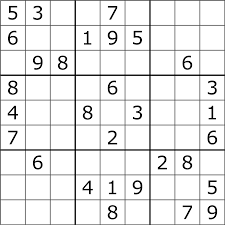
#> input picture images/sudoku.png, 225 x 225 px
$ python main.py images/sudoku.png
#> lines starting #> are read from the running program, lines starting #| are printed output that depends on the picture; after the words box and inside, x2 and y2 are one past the last pixel; in counts of white or black regions, pixels touching at a corner belong together
### edge_detector.py
import cv2
import sys
import os


def detect_edges(img):

    """
    Given an opencv matrix, detect the edge points
    """

    # convert to grayscale
    gray = cv2.cvtColor(img,cv2.COLOR_BGR2GRAY)

    # apply gaussian filter (to filter out 'high freq' noise)
    kernel_size = 5
    blur_gray = cv2.GaussianBlur(gray,(kernel_size, kernel_size),0)

    # apply the canny filter to find edges.
    low_threshold = 110
    high_threshold = 160
    edges = cv2.Canny(blur_gray, low_threshold, high_threshold)
    return edges


# [15 lines left out: function __main__, not called in this run]


# [2 lines that do not run on import are left out]

### line_detector.py
import cv2
import numpy as np
import math
from formulas import *
import os
import sys


class LineDetector:

    """
    Detects lines from a set of edges.
    Calculates the intersection-points between vertical and horizontal lines.
    """

    def __init__(self, edges):
        self.edges = edges
        rho = 1  # distance resolution in pixels of the Hough grid
        theta = np.pi / 180  # angular resolution in radians of the Hough grid
        threshold = 15  # minimum number of votes (intersections in Hough grid cell)
        min_line_length = 43  # minimum number of pixels making up a line
        max_line_gap = 10  # maximum gap in pixels between connectable line segments
        # Output "lines" is an array containing endpoints of detected line segments
        self.lines = cv2.HoughLinesP(edges, rho, theta, threshold, np.array([]), min_line_length, max_line_gap)
        # separate vertical lines from horizontal lines
        self.vertical = []
        self.horizontal = []
        for line in self.lines:
            for x1,y1,x2,y2 in line:
                # TODO: add a margin of error! Not exactly 0 or 'exacatly inf'.
                if math.isinf(slope(line)):
                    self.vertical.append(line)
                elif slope(line) == 0:
                    self.horizontal.append(line)


        # TODO: refactor it! It's crappy
        # consider parallel lines with similar distances to each other the same line


        # if distance between two parallel lines is greater than this, they're different lines
        MAGIC_NUMBER = 20

        # horizontal
        self.horizontal = sorted(self.horizontal, key=lambda e : e[0][1] )
        buffer = []
        for i in range(len(self.horizontal)-1):
            y_l1 = self.horizontal[i][0][1]
            y_l2 = self.horizontal[i+1][0][1]

            if(abs(y_l1-y_l2) > MAGIC_NUMBER):
                buffer.append(self.horizontal[i])

        # TODO: fix this!
        buffer.append(self.horizontal[-1])

        self.horizontal = buffer

        # vertical
        self.vertical = sorted(self.vertical, key=lambda e : e[0][0] )
        buffer = []
        for i in range(len(self.vertical)-1):
            x_l1 = self.vertical[i][0][0]
            x_l2 = self.vertical[i+1][0][0]

            if(abs(x_l1-x_l2) > MAGIC_NUMBER):
                buffer.append(self.vertical[i])

        # TODO: fix this!
        buffer.append(self.vertical[-1])
        self.vertical = buffer


    def intersections(self):
        intersection_pts = []

        for vert in self.vertical:
            for horz in self.horizontal:
                pt = (vert[0][0], horz[0][1])
                intersection_pts.append(pt)
        return intersection_pts


# [37 lines left out: function __main__, not called in this run]


# [2 lines that do not run on import are left out]

### square_detector.py
import itertools
import operator
from formulas import *


class SquareDetector:

    def __init__(self, intersection_pts):


        # sort the intersection points
        intersection_pts = sorted(intersection_pts)

        # group the points of intersection by the row they're on
        rows = []
        for key,group in itertools.groupby(intersection_pts,operator.itemgetter(0)):
            rows.append(list(group))


        # number of columns MUST be equal to number of rows!
        assert len(rows)==len(rows[0]), "number of columns MUST be equal to number of rows!"
        N = len(rows)


        #  Find the squares/bounding boxes identified by the points
        self.squares = []

        for r in range(len(rows)-1):
            row1 = rows[r]
            row2 = rows[r+1]

            # print(r, rows[r])
            # print(r+1, rows[r+1])
            # print("-"*100)

            for col in range( N-1 ):
                square = (row1[col] , row1[col+1], row2[col] , row2[col+1] )
                self.squares.append(square)


# [31 lines left out: function __main__, not called in this run]

    #print(f"Found {len(squares)} squares.")


# [2 lines that do not run on import are left out]

### main.py
import os
import sys
import math

from digit_detection import *
from edge_detector import detect_edges
from line_detector import LineDetector
from square_detector import SquareDetector
from image_cropper import ImageCropper
import numpy as np
from tabulate import tabulate
from tqdm import tqdm


def __main__():

    """
    Run the program.
    """

    try:
        path = sys.argv[1]
    except:
        path = os.path.join(".", "images", "sudoku3.png")

    # load the image
    img = cv2.imread(path)
#> img is the input picture: shape (225, 225, 3); min 0, max 255, mean 233.5

    #Find edge-points
    edges = detect_edges(img)
#> in detect_edges, `blur_gray = cv2.GaussianBlur(gray,(kernel_size, kernel_size),0)`:
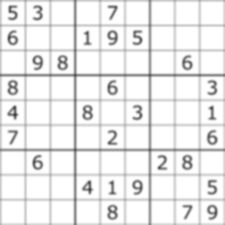
#> blur_gray: shape (225, 225); min 61, max 255, mean 234.2
#> in detect_edges, `edges = cv2.Canny(blur_gray, low_threshold, high_threshold)`:
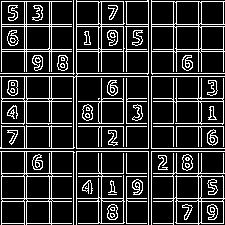
#> edges: shape (225, 225); 18.6% white in thin lines or dots

    #Find lines from points
    my_line_detector = LineDetector(edges)
#> in __init__, `self.lines = cv2.HoughLinesP(edges, rho, theta, threshold, np.array([]..`: self.lines = 41 rows, first 6: [0, 76, 224, 76], [173, 224, 173, 1], [1, 173, 224, 173], [1, 51, 224, 51], [1, 126, 223, 126], [0, 151, 224, 151]
#> the loop in __init__, `for line in self.lines:` made 41 passes
#> line on passes 1 to 12: [[0, 76, 224, 76]], [[173, 224, 173, 1]], [[1, 173, 224, 173]], [[1, 51, 224, 51]], [[1, 126, 223, 126]], [[0, 151, 224, 151]], [[0, 73, 224, 73]], [[1, 24, 224, 24]], [[1, 101, 223, 101]], [[0, 148, 224, 148]], [[1, 223, 223, 223]], [[1, 176, 223, 176]]
#> after the loop in __init__, `for line in self.lines:`: self.horizontal = 18 items, first 6: [[0, 76, 224, 76]], [[1, 173, 224, 173]], [[1, 51, 224, 51]], [[1, 126, 223, 126]], [[0, 151, 224, 151]], [[0, 73, 224, 73]]; self.vertical = 20 items, first 6: [[173, 224, 173, 1]], [[76, 224, 76, 0]], [[201, 222, 201, 2]], [[1, 224, 1, 2]], [[49, 222, 49, 2]], [[24, 224, 24, 2]]
#> in __init__, `self.horizontal = sorted(self.horizontal, key=lambda e : e[0][1] )`: self.horizontal = 18 items, first 6: [[1, 1, 224, 1]], [[1, 24, 224, 24]], [[1, 26, 224, 26]], [[1, 49, 223, 49]], [[1, 51, 224, 51]], [[0, 73, 224, 73]]
#> the loop in __init__, `for i in range(len(self.horizontal)-1):` made 17 passes
#> (y_l1, y_l2) on passes 1 to 12: (1, 24), (24, 26), (26, 49), (49, 51), (51, 73), (73, 76), (76, 98), (98, 101), (101, 123), (123, 126), (126, 148), (148, 151)
#> after the loop in __init__, `for i in range(len(self.horizontal)-1):`: buffer = [[[1, 1, 224, 1]], [[1, 26, 224, 26]], [[1, 51, 224, 51]], [[0, 76, 224, 76]], [[1, 101, 223, 101]], [[1, 126, 223, 126]], [[0, 151, 224, 151]], [[1, 176, 223, 176]], [[1, 201, 223, 201]]]
#> in __init__, `self.horizontal = buffer`: self.horizontal = [[[1, 1, 224, 1]], [[1, 26, 224, 26]], [[1, 51, 224, 51]], [[0, 76, 224, 76]], [[1, 101, 223, 101]], [[1, 126, 223, 126]], [[0, 151, 224, 151]], [[1, 176, 223, 176]], [[1, 201, 223, 201]], [[1, 223, 223, 223]]]
#> in __init__, `self.vertical = sorted(self.vertical, key=lambda e : e[0][0] )`: self.vertical = 20 items, first 6: [[1, 224, 1, 2]], [[24, 224, 24, 2]], [[26, 224, 26, 2]], [[49, 222, 49, 2]], [[51, 224, 51, 2]], [[73, 224, 73, 0]]
#> the loop in __init__, `for i in range(len(self.vertical)-1):` made 19 passes
#> after the loop in __init__, `for i in range(len(self.vertical)-1):`: buffer = [[[1, 224, 1, 2]], [[26, 224, 26, 2]], [[51, 224, 51, 2]], [[76, 224, 76, 0]], [[101, 222, 101, 2]], [[126, 222, 126, 2]], [[151, 224, 151, 0]], [[176, 222, 176, 2]]]
#> in __init__, `self.vertical = buffer`: self.vertical = [[[1, 224, 1, 2]], [[26, 224, 26, 2]], [[51, 224, 51, 2]], [[76, 224, 76, 0]], [[101, 222, 101, 2]], [[126, 222, 126, 2]], [[151, 224, 151, 0]], [[176, 222, 176, 2]], [[223, 222, 223, 2]]]

    #Find the points of intersection of the grid lines
    intersection_pts = my_line_detector.intersections()
#> the loop in intersections, `for vert in self.vertical:` made 9 passes
#> after the loop in intersections, `for vert in self.vertical:`: intersection_pts = 90 pairs, first value 1 to 223, second value 1 to 223

    # Find the squares/bounding-boxes
    squares = SquareDetector(intersection_pts).squares
#> the loop in __init__, `for key,group in itertools.groupby(intersection_pts,operator.itemgette..` made 9 passes
#> key on passes 1 to 9: 1, 26, 51, 76, 101, 126, 151, 176, 223
#> after the loop in __init__, `for key,group in itertools.groupby(intersection_pts,operator.itemgette..`: rows = 9 items

    # Crop the original image by each square/bounding box
    cropped = ImageCropper(img, squares).cropped


   # Detect the digits
    digits = []
    for im in tqdm(cropped):
        d = image_to_digit(im)
        digits.append(d)

    # convert to an np array, reshape, transpose, convert to table and pretty-print
    digits = np.reshape(np.asanyarray(digits), (9, 9)).transpose()
    table = tabulate(digits, [], tablefmt="fancy_grid")
    print(table)


if __name__ == "__main__":
#> (the run stopped early here; a loop or call above may not have finished)

$ run again, on images/sudoku2.png
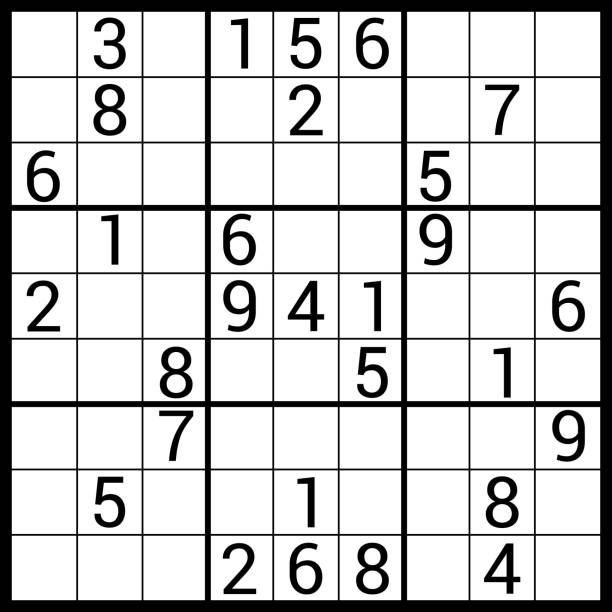
#> input picture images/sudoku2.png, 612 x 612 px
#> in __main__, img is the input picture: shape (612, 612, 3); min 0, max 255, mean 205.1
#> in detect_edges, `blur_gray = cv2.GaussianBlur(gray,(kernel_size, kernel_size),0)`:
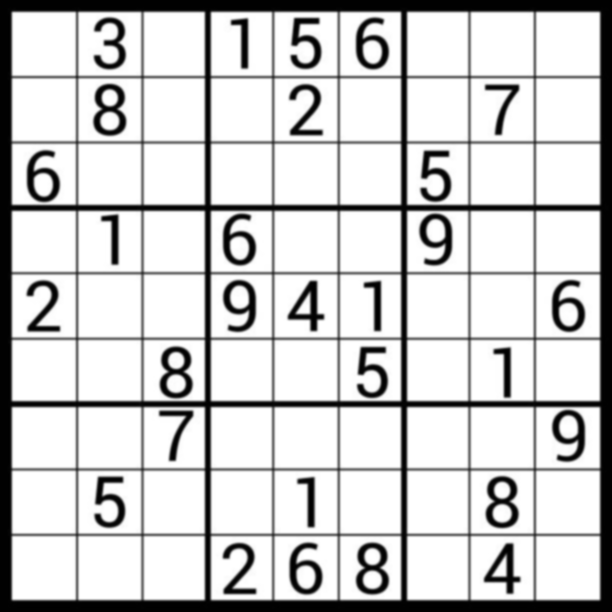
#> blur_gray: shape (612, 612); min 0, max 255, mean 205.1
#> in detect_edges, `edges = cv2.Canny(blur_gray, low_threshold, high_threshold)`:
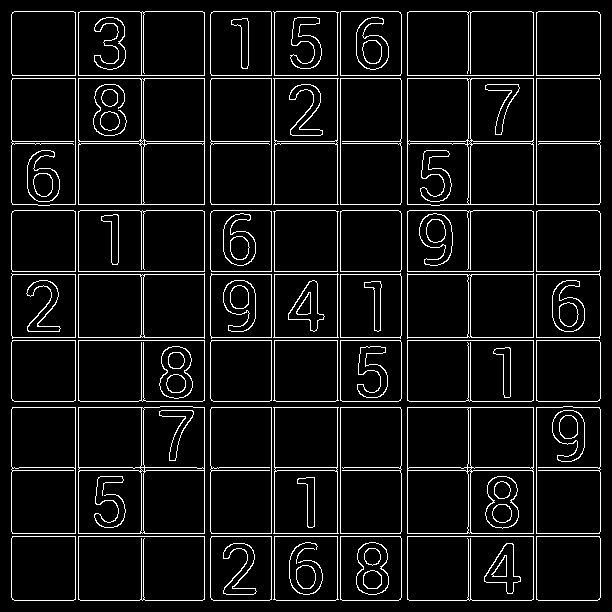
#> edges: shape (612, 612); 7.2% white in thin lines or dots
#> self.lines = 61 rows, first 6: [12, 337, 599, 337], [337, 599, 337, 12], [14, 11, 597, 11], [75, 599, 75, 12], [12, 467, 599, 467], [50, 204, 599, 204]
#> the loop in __init__, `for line in self.lines:` made 61 passes
#> after the loop in __init__, `for line in self.lines:`: self.horizontal = 21 items, first 6: [[12, 337, 599, 337]], [[14, 11, 597, 11]], [[12, 467, 599, 467]], [[50, 204, 599, 204]], [[12, 75, 599, 75]], [[12, 533, 599, 533]]; self.vertical = 28 items, first 6: [[337, 599, 337, 12]], [[75, 599, 75, 12]], [[600, 597, 600, 14]], [[210, 597, 210, 14]], [[141, 599, 141, 12]], [[11, 597, 11, 14]]
#> in __init__, `self.horizontal = sorted(self.horizontal, key=lambda e : e[0][1] )`: self.horizontal = 21 items, first 6: [[14, 11, 597, 11]], [[12, 75, 599, 75]], [[12, 78, 599, 78]], [[12, 141, 599, 141]], [[12, 143, 599, 143]], [[50, 204, 599, 204]]
#> the loop in __init__, `for i in range(len(self.horizontal)-1):` made 20 passes
#> (y_l1, y_l2) on passes 1 to 8: (11, 75), (75, 78), (78, 141), (141, 143), (143, 204), (204, 210), (210, 271), (271, 274)
#> after the loop in __init__, `for i in range(len(self.horizontal)-1):`: buffer = [[[14, 11, 597, 11]], [[12, 78, 599, 78]], [[12, 143, 599, 143]], [[14, 210, 597, 210]], [[12, 274, 599, 274]], [[12, 340, 599, 340]], [[383, 407, 427, 407]], [[12, 470, 599, 470]], [[12, 536, 599, 536]]]
#> in __init__, `self.horizontal = buffer`: self.horizontal = [[[14, 11, 597, 11]], [[12, 78, 599, 78]], [[12, 143, 599, 143]], [[14, 210, 597, 210]], [[12, 274, 599, 274]], [[12, 340, 599, 340]], [[383, 407, 427, 407]], [[12, 470, 599, 470]], [[12, 536, 599, 536]], [[14, 600, 597, 600]]]
#> in __init__, `self.vertical = sorted(self.vertical, key=lambda e : e[0][0] )`: self.vertical = 28 items, first 6: [[11, 597, 11, 14]], [[75, 599, 75, 12]], [[78, 599, 78, 12]], [[111, 215, 111, 262]], [[118, 262, 118, 215]], [[141, 599, 141, 12]]
#> the loop in __init__, `for i in range(len(self.vertical)-1):` made 27 passes
#> (x_l1, x_l2) on passes 1 to 8: (11, 75), (75, 78), (78, 111), (111, 118), (118, 141), (141, 143), (143, 204), (204, 210)
#> after the loop in __init__, `for i in range(len(self.vertical)-1):`: buffer = 14 items, first 6: [[11, 597, 11, 14]], [[78, 599, 78, 12]], [[118, 262, 118, 215]], [[143, 599, 143, 12]], [[210, 597, 210, 14]], [[248, 65, 248, 21]]
#> in __init__, `self.vertical = buffer`: self.vertical = 15 items, first 6: [[11, 597, 11, 14]], [[78, 599, 78, 12]], [[118, 262, 118, 215]], [[143, 599, 143, 12]], [[210, 597, 210, 14]], [[248, 65, 248, 21]]
#> the loop in intersections, `for vert in self.vertical:` made 15 passes
#> after the loop in intersections, `for vert in self.vertical:`: intersection_pts = 150 pairs, first value 11 to 600, second value 11 to 600
#> the loop in __init__, `for key,group in itertools.groupby(intersection_pts,operator.itemgette..` made 15 passes
#> key on passes 1 to 8: 11, 78, 118, 143, 210, 248, 274, 340
#> after the loop in __init__, `for key,group in itertools.groupby(intersection_pts,operator.itemgette..`: rows = 15 items

$ run again, on images/sudoku4.png
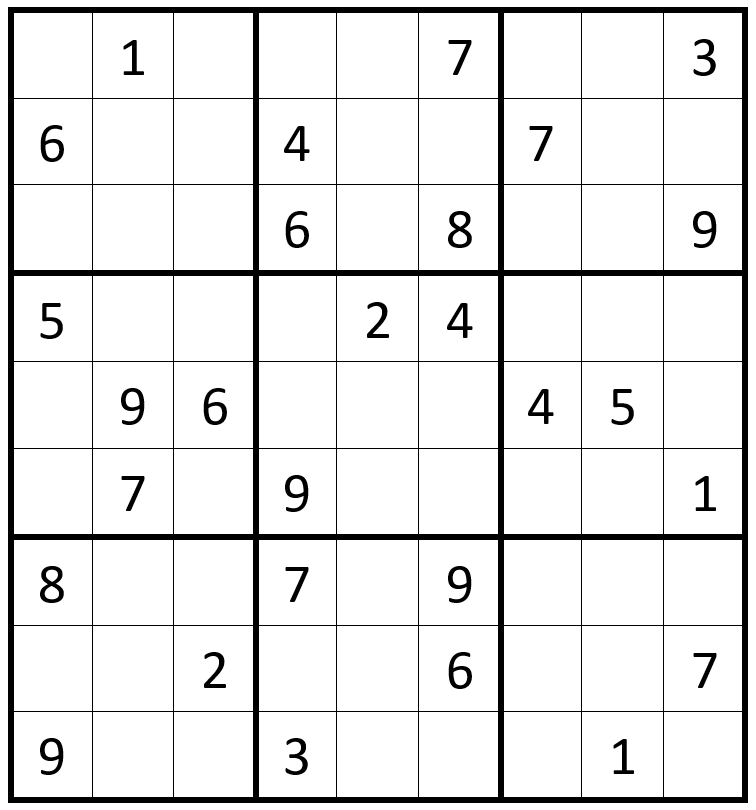
#> input picture images/sudoku4.png, 756 x 810 px
#> in __main__, img is the input picture: shape (810, 756, 3); min 0, max 255, mean 232.4
#> in detect_edges, `edges = cv2.Canny(blur_gray, low_threshold, high_threshold)`:
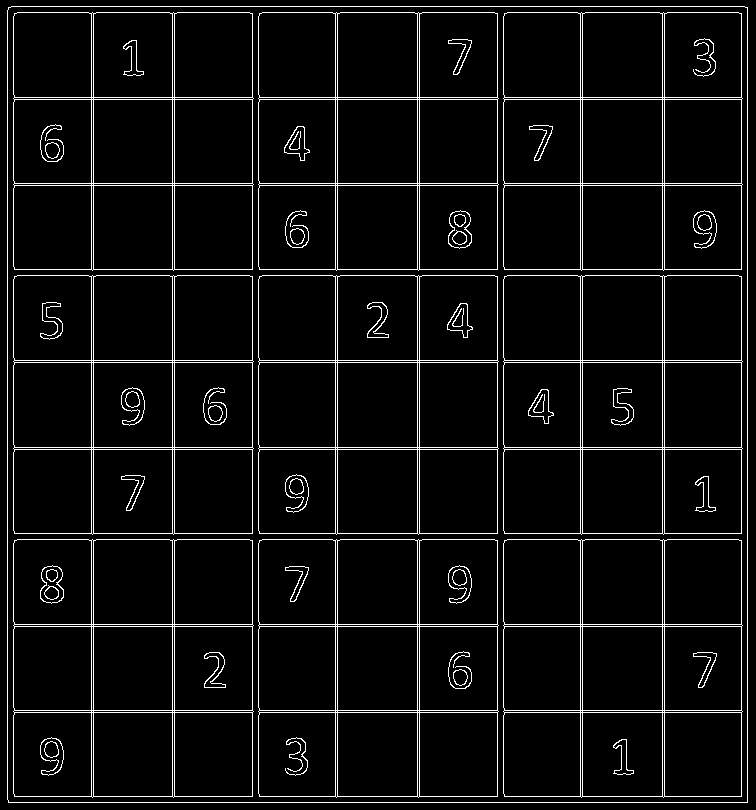
#> edges: shape (810, 756); 5.6% white in thin lines or dots
#> self.lines = 71 rows, first 6: [172, 802, 172, 6], [7, 99, 747, 99], [174, 802, 174, 6], [580, 802, 580, 6], [582, 802, 582, 6], [7, 275, 249, 275]
#> the loop in __init__, `for line in self.lines:` made 71 passes
#> after the loop in __init__, `for line in self.lines:`: self.horizontal = 28 items, first 6: [[7, 99, 747, 99]], [[7, 275, 249, 275]], [[507, 12, 747, 12]], [[17, 539, 249, 539]], [[8, 802, 746, 802]], [[14, 360, 740, 360]]; self.vertical = 31 items, first 6: [[172, 802, 172, 6]], [[174, 802, 174, 6]], [[580, 802, 580, 6]], [[582, 802, 582, 6]], [[497, 802, 497, 6]], [[335, 802, 335, 6]]
#> in __init__, `self.horizontal = sorted(self.horizontal, key=lambda e : e[0][1] )`: self.horizontal = 28 items, first 6: [[11, 6, 744, 6]], [[507, 12, 747, 12]], [[413, 12, 469, 12]], [[17, 12, 69, 12]], [[14, 97, 740, 97]], [[7, 99, 747, 99]]
#> the loop in __init__, `for i in range(len(self.horizontal)-1):` made 27 passes
#> (y_l1, y_l2) on passes 1 to 8: (6, 12), (12, 12), (12, 12), (12, 97), (97, 99), (99, 183), (183, 185), (185, 269)
#> after the loop in __init__, `for i in range(len(self.horizontal)-1):`: buffer = [[[17, 12, 69, 12]], [[7, 99, 747, 99]], [[14, 185, 740, 185]], [[572, 275, 628, 275]], [[14, 362, 740, 362]], [[14, 449, 740, 449]], [[573, 539, 629, 539]], [[14, 626, 740, 626]], [[14, 712, 740, 712]]]
#> in __init__, `self.horizontal = buffer`: self.horizontal = [[[17, 12, 69, 12]], [[7, 99, 747, 99]], [[14, 185, 740, 185]], [[572, 275, 628, 275]], [[14, 362, 740, 362]], [[14, 449, 740, 449]], [[573, 539, 629, 539]], [[14, 626, 740, 626]], [[14, 712, 740, 712]], [[8, 802, 746, 802]]]
#> in __init__, `self.vertical = sorted(self.vertical, key=lambda e : e[0][0] )`: self.vertical = 31 items, first 6: [[7, 799, 7, 10]], [[13, 266, 13, 6]], [[13, 619, 13, 563]], [[13, 705, 13, 649]], [[91, 802, 91, 6]], [[93, 802, 93, 6]]
#> the loop in __init__, `for i in range(len(self.vertical)-1):` made 30 passes
#> (x_l1, x_l2) on passes 1 to 8: (7, 13), (13, 13), (13, 13), (13, 91), (91, 93), (93, 172), (172, 174), (174, 252)
#> after the loop in __init__, `for i in range(len(self.vertical)-1):`: buffer = [[[13, 705, 13, 649]], [[93, 802, 93, 6]], [[174, 802, 174, 6]], [[258, 290, 258, 346]], [[337, 802, 337, 6]], [[419, 802, 419, 6]], [[503, 16, 503, 63]], [[582, 802, 582, 6]], [[664, 802, 664, 6]]]
#> in __init__, `self.vertical = buffer`: self.vertical = [[[13, 705, 13, 649]], [[93, 802, 93, 6]], [[174, 802, 174, 6]], [[258, 290, 258, 346]], [[337, 802, 337, 6]], [[419, 802, 419, 6]], [[503, 16, 503, 63]], [[582, 802, 582, 6]], [[664, 802, 664, 6]], [[747, 802, 747, 7]]]
#> the loop in intersections, `for vert in self.vertical:` made 10 passes
#> after the loop in intersections, `for vert in self.vertical:`: intersection_pts = 100 pairs, first value 13 to 747, second value 12 to 802
#> the loop in __init__, `for key,group in itertools.groupby(intersection_pts,operator.itemgette..` made 10 passes
#> key on passes 1 to 8: 13, 93, 174, 258, 337, 419, 503, 582
#> after the loop in __init__, `for key,group in itertools.groupby(intersection_pts,operator.itemgette..`: rows = 10 items
#> N = 10
#> the loop in __init__, `for r in range(len(rows)-1):` made 9 passes
#> after the loop in __init__, `for r in range(len(rows)-1):`: self.squares = 81 items
#> the loop in __init__, `` made 81 passes
#> (square, x1, y1, x2, y2) on passes 1 to 7: (((13, 12), (13, 99), (93, 12), (93, 99)), 13, 12, 93, 99), (((13, 99), (13, 185), (93, 99), (93, 185)), 13, 99, 93, 185), (((13, 185), (13, 275), (93, 185), (93, 275)), 13, 185, 93, 275), (((13, 275), (13, 362), (93, 275), (93, 362)), 13, 275, 93, 362), (((13, 362), (13, 449), (93, 362), (93, 449)), 13, 362, 93, 449), (((13, 449), (13, 539), (93, 449), (93, 539)), 13, 449, 93, 539), (((13, 539), (13, 626), (93, 539), (93, 626)), 13, 539, 93, 626)
#> pass 3, in __init__, ``:
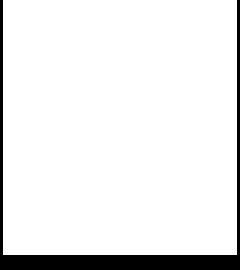
#> crop_img: shape (90, 80, 3) (shown 3 times larger); 92.1% white; 1 black region, box (x1, y1, x2, y2) and area: (0, 0, 80, 90) 570
#> the loop in __main__, `for im in tqdm(cropped):` made 1 pass
#> after the loop in __main__, `for im in tqdm(cropped):`: digits = []
